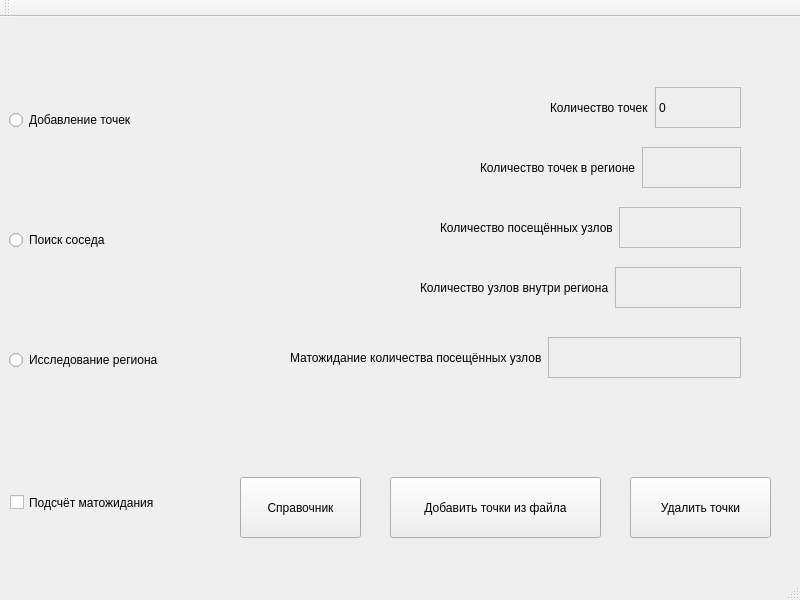
<?xml version="1.0" encoding="UTF-8"?>
<ui version="4.0">
 <class>MainWindow</class>
 <widget class="QMainWindow" name="MainWindow">
  <property name="geometry">
   <rect>
    <x>0</x>
    <y>0</y>
    <width>800</width>
    <height>600</height>
   </rect>
  </property>
  <property name="windowTitle">
   <string>Menu</string>
  </property>
  <widget class="QWidget" name="centralwidget">
   <widget class="QWidget" name="layoutWidget">
    <property name="geometry">
     <rect>
      <x>550</x>
      <y>70</y>
      <width>191</width>
      <height>41</height>
     </rect>
    </property>
    <layout class="QHBoxLayout" name="horizontalLayout">
     <item>
      <widget class="QLabel" name="number_of_points_label1">
       <property name="text">
        <string>Количество точек</string>
       </property>
      </widget>
     </item>
     <item>
      <widget class="QLabel" name="number_of_points_label2">
       <property name="frameShape">
        <enum>QFrame::StyledPanel</enum>
       </property>
       <property name="text">
        <string>0</string>
       </property>
      </widget>
     </item>
    </layout>
   </widget>
   <widget class="QPushButton" name="clearButton">
    <property name="geometry">
     <rect>
      <x>630</x>
      <y>460</y>
      <width>141</width>
      <height>61</height>
     </rect>
    </property>
    <property name="text">
     <string>Удалить точки</string>
    </property>
   </widget>
   <widget class="QWidget" name="layoutWidget">
    <property name="geometry">
     <rect>
      <x>480</x>
      <y>130</y>
      <width>261</width>
      <height>41</height>
     </rect>
    </property>
    <layout class="QHBoxLayout" name="horizontalLayout_2">
     <item>
      <widget class="QLabel" name="region_number_of_points_label1">
       <property name="text">
        <string>Количество точек в регионе</string>
       </property>
      </widget>
     </item>
     <item>
      <widget class="QLabel" name="region_number_of_points_label2">
       <property name="frameShape">
        <enum>QFrame::StyledPanel</enum>
       </property>
       <property name="text">
        <string/>
       </property>
      </widget>
     </item>
    </layout>
   </widget>
   <widget class="QWidget" name="layoutWidget">
    <property name="geometry">
     <rect>
      <x>440</x>
      <y>190</y>
      <width>301</width>
      <height>41</height>
     </rect>
    </property>
    <layout class="QHBoxLayout" name="horizontalLayout_3">
     <item>
      <widget class="QLabel" name="nodes_visited_label1">
       <property name="text">
        <string>Количество посещённых узлов</string>
       </property>
      </widget>
     </item>
     <item>
      <widget class="QLabel" name="nodes_visited_label2">
       <property name="frameShape">
        <enum>QFrame::StyledPanel</enum>
       </property>
       <property name="text">
        <string/>
       </property>
      </widget>
     </item>
    </layout>
   </widget>
   <widget class="QWidget" name="layoutWidget">
    <property name="geometry">
     <rect>
      <x>420</x>
      <y>250</y>
      <width>321</width>
      <height>41</height>
     </rect>
    </property>
    <layout class="QHBoxLayout" name="horizontalLayout_4">
     <item>
      <widget class="QLabel" name="nodes_included_label1">
       <property name="text">
        <string>Количество узлов внутри региона</string>
       </property>
      </widget>
     </item>
     <item>
      <widget class="QLabel" name="nodes_included_label2">
       <property name="frameShape">
        <enum>QFrame::StyledPanel</enum>
       </property>
       <property name="text">
        <string/>
       </property>
      </widget>
     </item>
    </layout>
   </widget>
   <widget class="QPushButton" name="points_from_file_button">
    <property name="geometry">
     <rect>
      <x>390</x>
      <y>460</y>
      <width>211</width>
      <height>61</height>
     </rect>
    </property>
    <property name="text">
     <string>Добавить точки из файла</string>
    </property>
   </widget>
   <widget class="QCheckBox" name="checkBox">
    <property name="geometry">
     <rect>
      <x>10</x>
      <y>460</y>
      <width>381</width>
      <height>51</height>
     </rect>
    </property>
    <property name="text">
     <string>Подсчёт матожидания</string>
    </property>
   </widget>
   <widget class="QWidget" name="layoutWidget">
    <property name="geometry">
     <rect>
      <x>9</x>
      <y>-1</y>
      <width>281</width>
      <height>451</height>
     </rect>
    </property>
    <layout class="QVBoxLayout" name="verticalLayout">
     <item>
      <widget class="QRadioButton" name="first_type_button">
       <property name="text">
        <string>Добавление точек</string>
       </property>
      </widget>
     </item>
     <item>
      <widget class="QRadioButton" name="second_type_button">
       <property name="text">
        <string>Поиск соседа</string>
       </property>
      </widget>
     </item>
     <item>
      <widget class="QRadioButton" name="third_type_button">
       <property name="text">
        <string>Исследование региона</string>
       </property>
      </widget>
     </item>
    </layout>
   </widget>
   <widget class="QWidget" name="layoutWidget">
    <property name="geometry">
     <rect>
      <x>290</x>
      <y>320</y>
      <width>451</width>
      <height>41</height>
     </rect>
    </property>
    <layout class="QHBoxLayout" name="horizontalLayout_5">
     <item>
      <widget class="QLabel" name="expected_value_label1">
       <property name="text">
        <string>Матожидание количества посещённых узлов</string>
       </property>
      </widget>
     </item>
     <item>
      <widget class="QLabel" name="expected_value_label2">
       <property name="frameShape">
        <enum>QFrame::StyledPanel</enum>
       </property>
       <property name="text">
        <string/>
       </property>
      </widget>
     </item>
    </layout>
   </widget>
   <widget class="QPushButton" name="guideButton">
    <property name="geometry">
     <rect>
      <x>240</x>
      <y>460</y>
      <width>121</width>
      <height>61</height>
     </rect>
    </property>
    <property name="text">
     <string>Справочник</string>
    </property>
   </widget>
  </widget>
  <widget class="QMenuBar" name="menubar">
   <property name="geometry">
    <rect>
     <x>0</x>
     <y>0</y>
     <width>800</width>
     <height>22</height>
    </rect>
   </property>
  </widget>
  <widget class="QStatusBar" name="statusbar"/>
  <widget class="QToolBar" name="toolBar">
   <property name="windowTitle">
    <string>toolBar</string>
   </property>
   <attribute name="toolBarArea">
    <enum>TopToolBarArea</enum>
   </attribute>
   <attribute name="toolBarBreak">
    <bool>false</bool>
   </attribute>
  </widget>
 </widget>
 <resources/>
 <connections/>
</ui>
